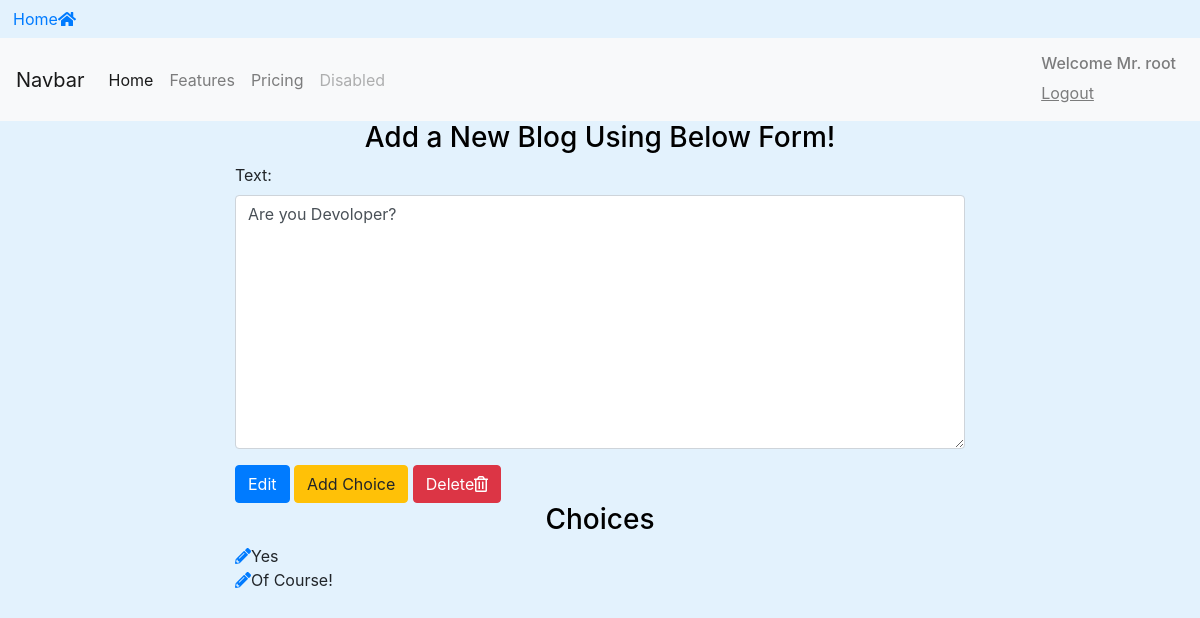
Screenshot of /blogs/edit_blog/5/ (signed in) with the database file from the repository.
### BlogApp/models.py (models this page shows, shortened)
class BlogModel(models.Model):
    owner = models.ForeignKey(User, on_delete=models.CASCADE,default = 1)
    text = models.CharField(max_length=255)
    pub_date = models.DateTimeField()

class Choice(models.Model):
    blog = models.ForeignKey(BlogModel,on_delete=models.CASCADE)
    choice_text = models.CharField(max_length=255)

### BlogApp/views.py (the view)
# urls.py: path('edit_blog/<int:blog_id>/', views.blog_edit,name='edit_blog'),
@login_required
def blog_edit(request,blog_id):
    blog = get_object_or_404(BlogModel,id=blog_id)
    if request.user != blog.owner:
        return redirect('/')
    if request.method == 'POST':
        form = EditBlogForm(request.POST,instance=blog)
        if form.is_valid():
            form.save()
            messages.success(request,'Blog Edit Successfully',
                                extra_tags='alert alert-success alert-dismissible fade show')
            return redirect('BlogApp:list')
    else:
        form = EditBlogForm(instance=blog)
    return render(request,'blog/edit_blog.html',{'form':form,'blog':blog})

### BlogApp/forms.py
class EditBlogForm(forms.ModelForm):
    class Meta:
        model = BlogModel
        fields = ('text',)
        widgets = {'text': forms.Textarea(attrs={'class':'form-control','row':10,'col':20})}

### BlogApp/templates/blog/edit_blog.html (shortened to what this page needs)
{% extends 'base.html' %}
{% block content %}
<div class="container">
  <h3 class="text-center">
    Add a New Blog Using Below Form!
  </h3>
  <div class="row">
    <div class="col-sm-8 offset-2">
      <form action="" method="post">
        {% for field in form %}
        <div class="form-group">
          {{ field.label_tag }}
          {{field}}
          {% endfor %}
        </div>
          <input type="submit" class="btn btn-primary" value="Edit"/>
          <a href="{% url 'BlogApp:add_choice' blog.id %}" class="btn btn-warning">Add Choice</a>
          <a href="{% url 'BlogApp:delete_confirm_blog' blog.id %}"
                    class="btn btn-danger">Delete<i class="far fa-trash-alt"></i></a>
      </form>
      <h3 class="text-center">Choices</h3>
      {% for choice in blog.choice_set.all %}
        <a href="{% url 'BlogApp:edit_choice' choice.id %}"> <i class="fas fa-pencil-alt"></i></a>{{choice.choice_text}}<br>
      {% endfor %}
    </div>
  </div>
</div>
{% endblock %}

### templates/includes/navbar.html (shortened to what this page needs)
<nav class="navbar navbar-expand-lg navbar-light bg-light">
  <a class="navbar-brand" href="#">Navbar</a>
<div class="collapse navbar-collapse" id="navbarNav">
  <ul class="navbar-nav">
    <li class="nav-item active">
      <a class="nav-link" href="{%url 'home' %}">Home <span class="sr-only">(current)</span></a>
    </li>
    <li class="nav-item">
      <a class="nav-link" href="{% url 'BlogApp:list' %}">Features</a>
    </li>
    <li class="nav-item">
      <a class="nav-link" href="#">Pricing</a>
    </li>
    <li class="nav-item">
      <a class="nav-link disabled" href="#">Disabled</a>
    </li>
  </ul>
  <div class="navbar-nav ml-auto">
    {% if request.user.is_authenticated %}
      <a class="nav-item nav-link" href="{% url 'Accounts:logout' %}"> <h6>Welcome Mr. {{request.user}}</h6> <u>Logout</u></a>
    {% else %}
      <a class="nav-item nav-link" href="{% url 'Accounts:login' %}">Login</a>
    {% endif %}
  </div>
</div>
</nav>

### static/css/styles.css (style rules this page uses)
h1,h3 { color: black; }
body { background-color: #e3f2fd; }

### rows the page displays
BlogModel: form "Are you Devoloper?"
Choice: choice_text "Yes"
Choice: choice_text "Of Course!"

### other values shown
{{ request.user }} "root"
{{ field.label_tag }} "Text:"
